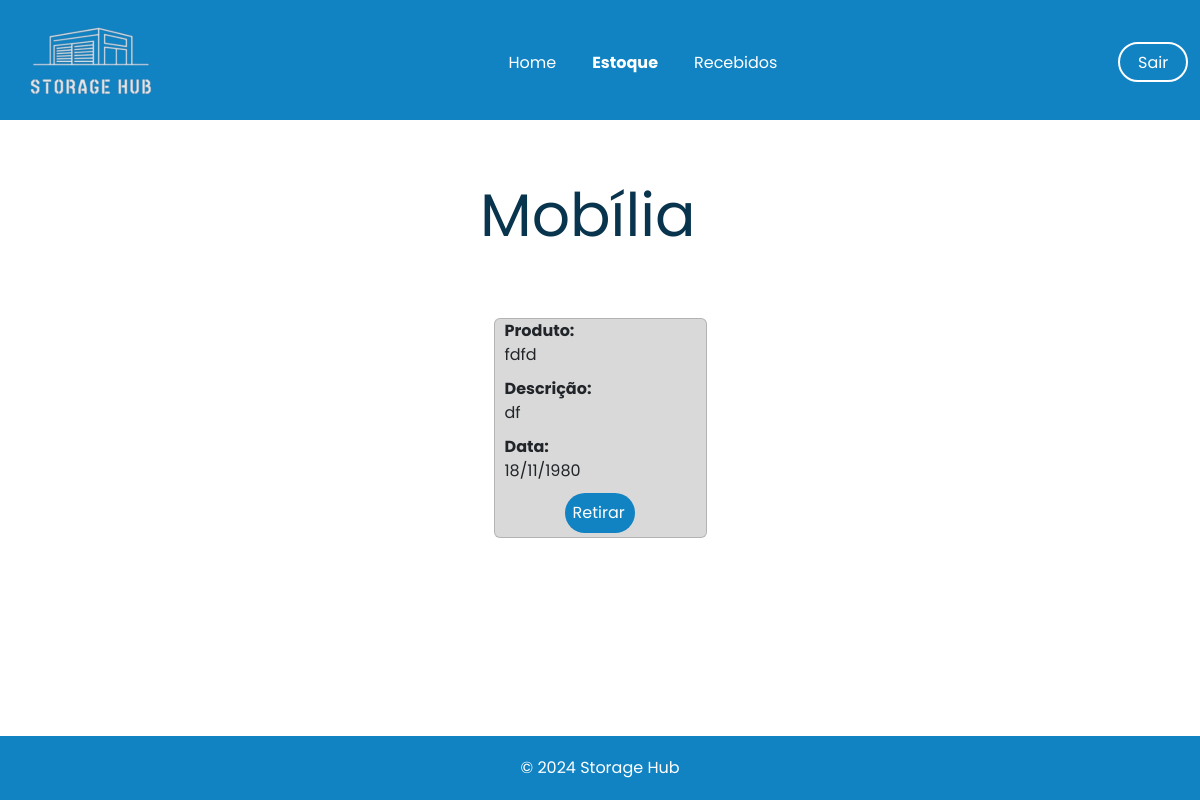
The app's page /estoque_mobilia/ (signed in), older data.
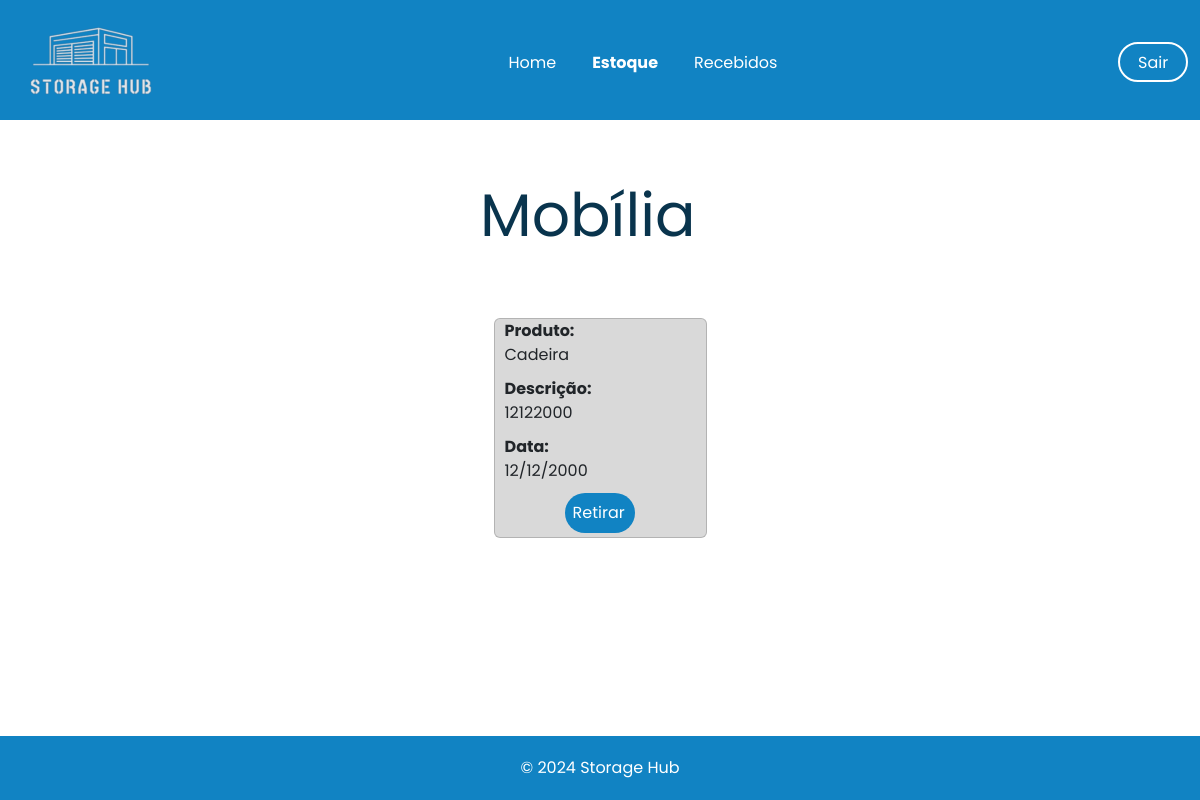
The same page, newer data.
### app/models.py (models this page shows)
class MaterialRecebido(db.Model):
    id = db.Column(db.Integer, primary_key=True)
    nome_produto = db.Column(db.String, nullable=False)
    quantidade = db.Column(db.Float, nullable=False)
    data_recebimento = db.Column(db.DateTime, default=datetime.now())
    descricao_produto = db.Column(db.String, nullable=True)
    tipo_produto = db.Column(db.String, nullable=False)
    recebido_por = db.Column(db.String, nullable=False)
    registrado_por = db.Column(db.String, nullable=False)

### app/view.py (the view)
@app.route('/estoque_mobilia/')
@login_required
def estoquemobilia():
    estoque = MaterialRecebido.query.filter_by(tipo_produto='Mobília').all()
    return render_template('mobilia.html', estoque=estoque)

### app/models.py (called while the page is built)
@login_manager.user_loader
def load_user(user_id):
    return User.query.get(user_id)

### app/templates/mobilia.html (shortened to what this page needs)
<!DOCTYPE html>
<html lang="pt-BR">
<head>
    <link
    rel="stylesheet"
    href="https://cdn.jsdelivr.net/npm/bootstrap@5.3.3/dist/css/bootstrap.min.css"
    />
</head>
<body>
    <header>
        <nav class="navbar navbar-expand-lg">
            <div class="container-fluid">
                <a class="navbar-brand me-auto" href="#"><img src="../static/img/logo_storage.png" alt="Storage Hub Logo"></a>
                <div class="collapse navbar-collapse" id="navbarSupportedContent">
                    <ul class="navbar-nav mx-auto" style="padding-top: 20px;">
                        <div class="center" style="display: flex; align-items: center; width: 30%;">
                        <li class="nav-item">
                            <a class="nav-link" aria-current="page" href="{{url_for('homepage')}}" style="font-weight: 400;">Home</a>
                        </li>
                        <li class="nav-item">
                            <a class="nav-link" href="{{url_for('home_estoque')}}">Estoque</a>
                        </li>
                        <li class="nav-item">
                            <a class="nav-link" href="{{url_for('recebidos')}}" style="font-weight: 400;">Recebidos</a>
                        </div>
                    </ul>
                    <a href="{{url_for('logout')}}" style="
                    background-color: #1183C3;
                    color: white;
                    width: 70px;
                    height: 40px;
                    border: 2px solid white;
                    text-decoration: none;
                    border-radius: 50px;"><p class="sair" style="padding: 7px 0px 0px 18px;">Sair</p></a>
                </div>
            </div>
        </nav>
    </header>
    <main>
        <div>
            <section class="stock">
                <div>
                    <h1 class="stock-text">Mobília</h1>
                </div>
            </section>
                <div class="cards" style="display: flex; gap: 100px; align-items: center; justify-content: center; flex-wrap: wrap;">
                    {% for linha in estoque %}
                    <div class="card" style="background-color:#D9D9D9; height: 220px; margin-bottom: 40px;">
                        <div class="linha-card">
                        <tr>
                            <div class="quebra" style="display: flex; flex-direction: column; height: 170px; justify-content: space-between;">
                                <div class="space" style="margin-left: 10px;">
                                <div class="primeiro">
                                    <td ><strong>Produto:<br></strong>{{linha.nome_produto}}</td>
                                </div>
                                <div class="segunda" style="margin-top: 10px;">
                                    <td>
                                        <strong>Descrição:<br></strong>
                                        {{ linha.descricao_produto[:18] }}{% if linha.descricao_produto|length > 18 %}...{% endif %}
                                    </td>
                                </div>
                                <div class="segunda" style="margin-top: 10px;">
                                    <td><strong>Data:<br></strong>{{ linha.data_recebimento.strftime('%d/%m/%Y') }}</td>
                                </div>
                            </div>
                                <div class="botao" style="background-color: #1183C3; width: 70px; padding: 8px; border-radius: 20px; margin-left: 70px; margin-top: 10px;">
                                    <td><a href="{{url_for('estoqueDetail', id=linha.id)}}" style="text-decoration: none; color:white;">Retirar</a></td>
                                </div>
                            </div>
                        </tr>
                        </div>
                    </div>
                    {% endfor%}
                </div>
        </div>
    </main>
    <footer style="background-color: #1183C3; color: white; padding: 20px 0;text-align: center;">&copy; 2024 Storage Hub</footer>
</body>
</html>

Row changes from the older to the newer data that the page shows:
changed MaterialRecebido: nome_produto "fdfd" → "Cadeira"; descricao_produto "df" → "12122000"; data_recebimento "18/11/1980" → "12/12/2000"
